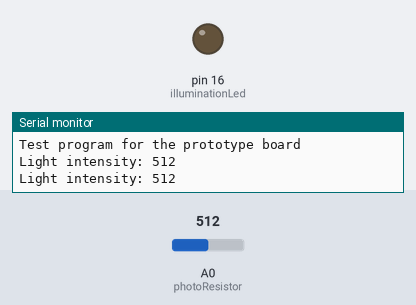
Bench run of a sketch on a simulated Arduino Uno, built with avr-gcc and run on an emulated ATmega328P. On the bench: output pins drawn as LEDs (lit = HIGH), the last lines printed to the serial monitor. The test bench sets the inputs (shaded band); at power-on: A0 (photoResistor) = 512.

Above: at 2.5 s.
At 7.5 s:
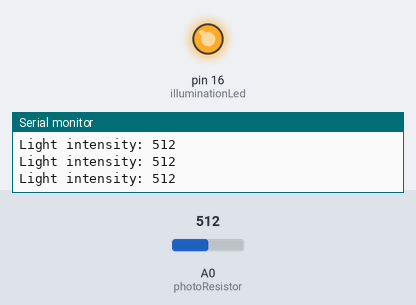
Timing chart, 0 to 13.0 s (numbered marks = the images above):
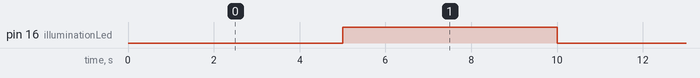

Measured:
- by itself, pin 16 (illuminationLed): alternates HIGH for 5.0 s and LOW for 5.0 s

The sketch:

prototype.ino
```cpp
// (licence header left out)
int illuminationLed = 16;
int photoResistor = A0;
int count = 0;
bool ledState = false;
void setup() {
  Serial.begin(115200);
  Serial.println("Test program for the prototype board");
  pinMode(illuminationLed,OUTPUT);
}

void loop() {

  int lightIntensity;
  delay(1000);
  count ++;
  lightIntensity = analogRead(photoResistor);

//  Serial.print("Count: ");
//  Serial.println(count);
  Serial.print("Light intensity: ");
  Serial.println(lightIntensity);
  if (count > 4) {
    count = 0;
    ledState = !ledState;
    digitalWrite(illuminationLed,ledState);

  }

}
```
